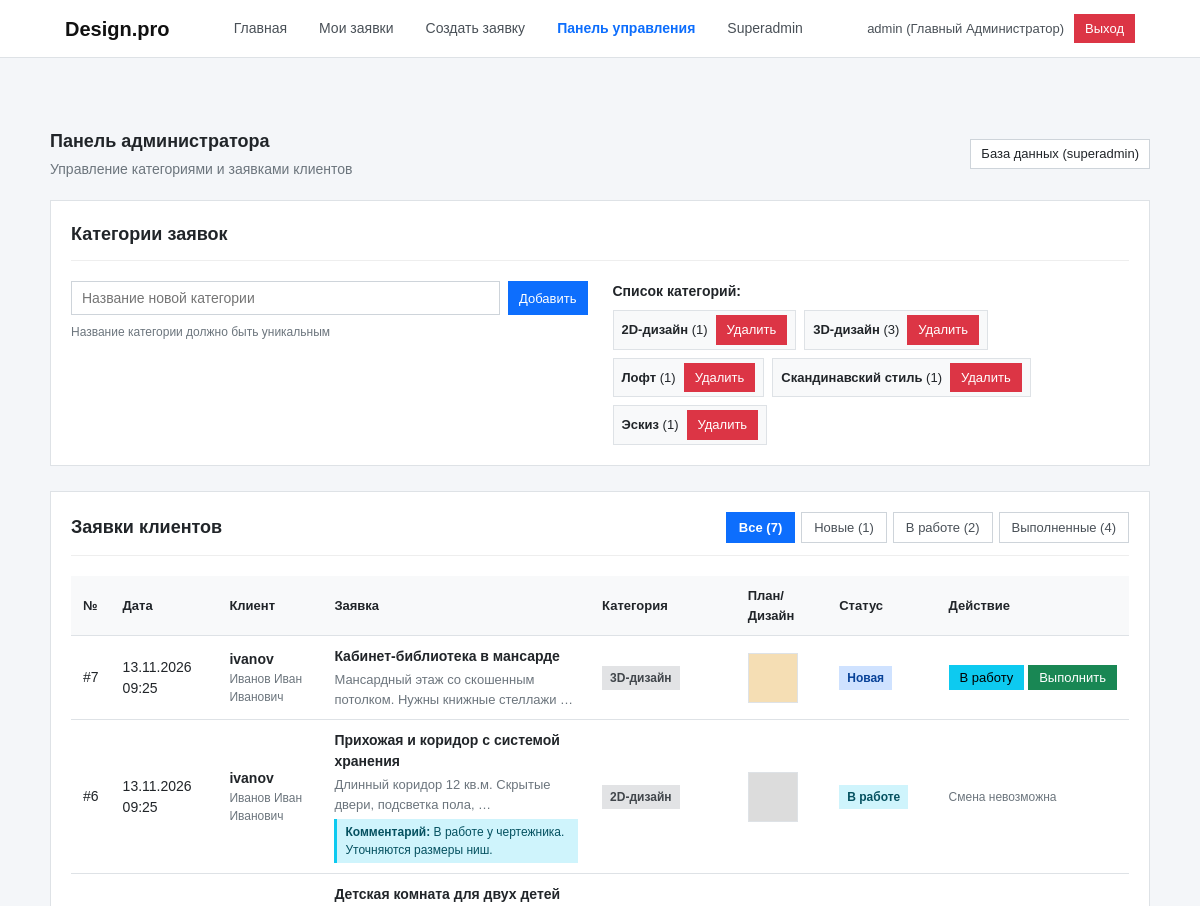
The page /admin-panel/ (signed in, upper part) on the database as committed earlier.
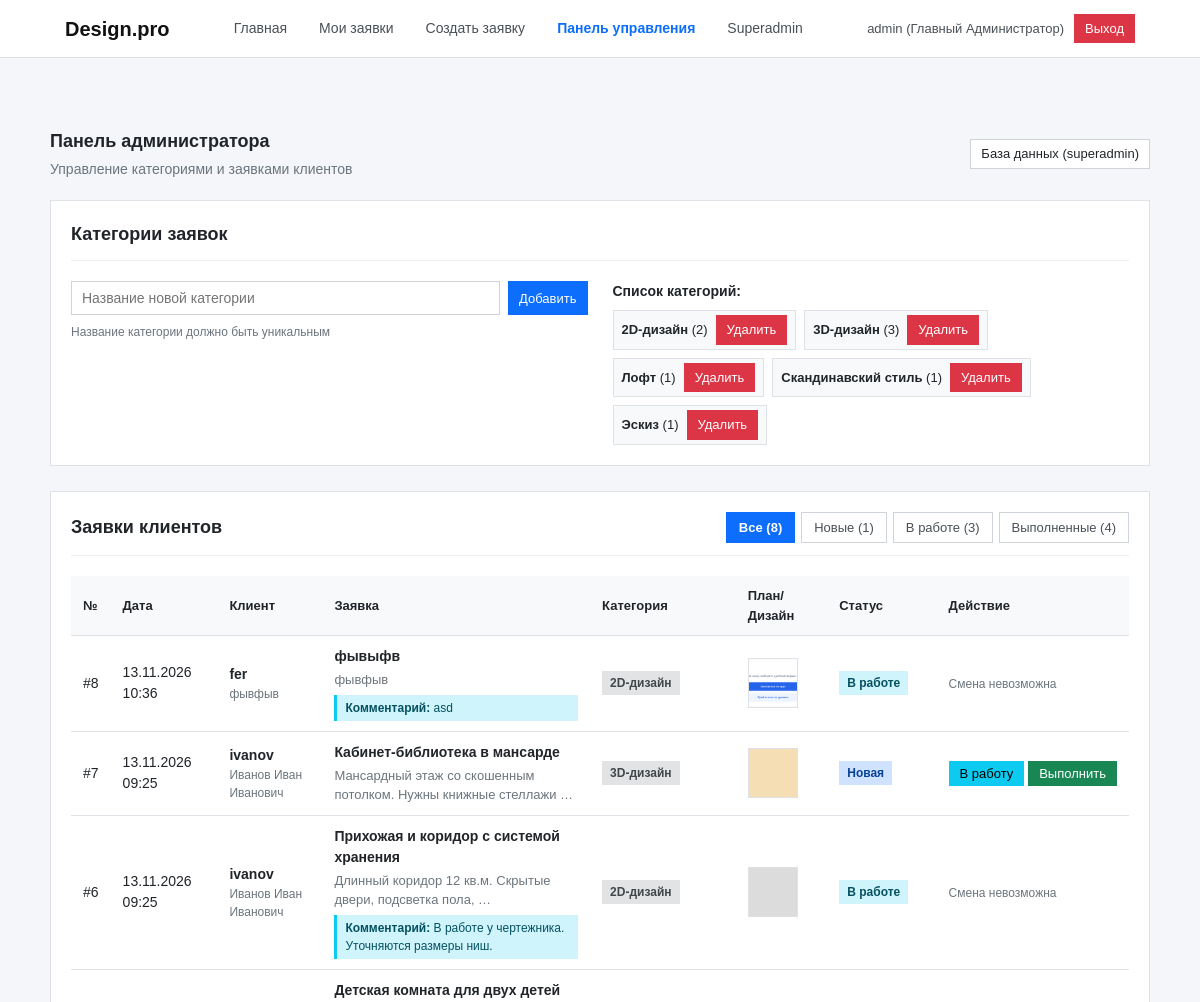
The same page on the database as committed later.
### catalog/models.py (models this page shows, shortened)
class Category(models.Model):
    name = models.CharField(
        max_length=100,
        unique=True,
        verbose_name='Название категории'
    )
    class Meta:
        verbose_name = 'Категория'
        verbose_name_plural = 'Категории'
        ordering = ['name']

class Application(models.Model):
    STATUS_NEW = 'new'
    STATUS_IN_PROGRESS = 'in_progress'
    STATUS_COMPLETED = 'completed'
    STATUS_CHOICES = [
        (STATUS_NEW, 'Новая'),
        (STATUS_IN_PROGRESS, 'Принято в работу'),
        (STATUS_COMPLETED, 'Выполнено'),
    ]
    user = models.ForeignKey(
        settings.AUTH_USER_MODEL,
        on_delete=models.CASCADE,
        related_name='applications',
        verbose_name='Пользователь'
    )
    title = models.CharField(
        max_length=200,
        verbose_name='Название заявки'
    )
    description = models.TextField(
        verbose_name='Описание заявки'
    )
    category = models.ForeignKey(
        Category,
        on_delete=models.CASCADE,
        related_name='applications',
        verbose_name='Категория заявки'
    )
    photo = models.ImageField(
        upload_to='photos/',
        validators=[validate_photo_file],
        verbose_name='Фото помещения или его план'
    )
    created_at = models.DateTimeField(
        auto_now_add=True,
        verbose_name='Временная метка добавления'
    )
    status = models.CharField(
        max_length=20,
        choices=STATUS_CHOICES,
        default=STATUS_NEW,
        verbose_name='Статус заявки'
    )
    comment = models.TextField(
        blank=True,
        null=True,
        verbose_name='Комментарий администратора'
    )
    design_image = models.ImageField(
        upload_to='designs/',
        blank=True,
        null=True,
        validators=[validate_design_file],
        verbose_name='Изображение созданного дизайна'
    )
    class Meta:
        verbose_name = 'Заявка'
        verbose_name_plural = 'Заявки'
        ordering = ['-created_at']
    @property
    def can_change_status(self):
        return self.status == self.STATUS_NEW

class User(AbstractUser):
    fio = models.CharField(
        max_length=150,
        verbose_name='ФИО',
        help_text='ФИО (только кириллические буквы, дефис и пробелы)'
    )
    class Meta:
        verbose_name = 'Пользователь'
        verbose_name_plural = 'Пользователи'

### catalog/views.py (the view)
# urls.py: path('admin-panel/', views.admin_panel_view, name='admin_panel'),
@user_passes_test(is_admin, login_url='login')
def admin_panel_view(request):
    status_filter = request.GET.get('status', 'all')
    all_apps = Application.objects.select_related('user', 'category').all()
    total_count = all_apps.count()
    new_count = all_apps.filter(status=Application.STATUS_NEW).count()
    in_progress_count = all_apps.filter(status=Application.STATUS_IN_PROGRESS).count()
    completed_count = all_apps.filter(status=Application.STATUS_COMPLETED).count()
    if status_filter in [Application.STATUS_NEW, Application.STATUS_IN_PROGRESS, Application.STATUS_COMPLETED]:
        applications = all_apps.filter(status=status_filter).order_by('-created_at')
    else:
        applications = all_apps.order_by('-created_at')
    categories = Category.objects.all().order_by('name')
    category_form = CategoryForm()
    context = {
        'applications': applications,
        'categories': categories,
        'category_form': category_form,
        'status_filter': status_filter,
        'total_count': total_count,
        'new_count': new_count,
        'in_progress_count': in_progress_count,
        'completed_count': completed_count,
    }
    return render(request, 'catalog/admin_panel.html', context)

### catalog/forms.py (shortened to what this page needs)
class CategoryForm(forms.ModelForm):
    class Meta:
        model = Category
        fields = ['name']
        widgets = {
            'name': forms.TextInput(attrs={
                'class': 'form-control',
                'placeholder': 'Например: Скандинавский стиль или 3D-визуализация'
            })
        }
        labels = {
            'name': 'Название категории'
        }

### catalog/views.py (called while the page is built)
def is_admin(user):
    return user.is_authenticated and (user.is_staff or user.is_superuser)

### templates/catalog/admin_panel.html (shortened to what the changed rows need)
{% extends 'base.html' %}
{% block content %}
<div class="admin-header">
    <div>
        <h2 class="box-title">Панель администратора</h2>
    </div>
</div>
<div class="box">
    <div class="cat-manage-grid">
        <div>
            <div class="cat-list">
                {% for cat in categories %}
                    <div class="cat-tag">
                        <span><strong>{{ cat.name }}</strong> ({{ cat.applications.count }})</span>
                        <a href="{% url 'admin-delete-category' cat.pk %}" class="btn btn-danger btn-sm cat-del-btn">Удалить</a>
                    </div>
                {% empty %}
                    <span class="text-muted">Категорий пока нет.</span>
                {% endfor %}
            </div>
        </div>
    </div>
</div>
<div class="box">
    <div class="box-header">
        <div class="filter-group">
            <a href="{% url 'admin_panel' %}?status=all" class="filter-btn {% if status_filter == 'all' or not status_filter %}active{% endif %}">Все ({{ total_count }})</a>
            <a href="{% url 'admin_panel' %}?status=new" class="filter-btn {% if status_filter == 'new' %}active{% endif %}">Новые ({{ new_count }})</a>
            <a href="{% url 'admin_panel' %}?status=in_progress" class="filter-btn {% if status_filter == 'in_progress' %}active{% endif %}">В работе ({{ in_progress_count }})</a>
            <a href="{% url 'admin_panel' %}?status=completed" class="filter-btn {% if status_filter == 'completed' %}active{% endif %}">Выполненные ({{ completed_count }})</a>
        </div>
    </div>
    <div class="table-wrap">
        <table>
            <thead>
                <tr>
                    <th class="col-thumb">№</th>
                    <th class="col-date">Дата</th>
                    <th>Клиент</th>
                    <th>Заявка</th>
                    <th class="col-category">Категория</th>
                    <th class="col-category">План/Дизайн</th>
                    <th class="col-status">Статус</th>
                    <th class="col-action">Действие</th>
                </tr>
            </thead>
            <tbody>
                {% for app in applications %}
                    <tr>
                        <td class="col-date-text">#{{ app.pk }}</td>
                        <td class="col-date-text">{{ app.created_at|date:"d.m.Y H:i" }}</td>
                        <td>
                            <div class="fw-bold">{{ app.user.username }}</div>
                            {% if app.user.fio %}<div class="text-muted small">{{ app.user.fio }}</div>{% endif %}
                        </td>
                        <td>
                            <div class="app-title">{{ app.title }}</div>
                            <div class="app-desc">{{ app.description|truncatewords:8 }}</div>
                            {% if app.comment %}
                                <div class="comment-text"><strong>Комментарий:</strong> {{ app.comment }}</div>
                            {% endif %}
                        </td>
                        <td>
                            <span class="badge badge-category">{{ app.category.name }}</span>
                        </td>
                        <td>
                            <div class="table-thumb-cell">
                                {% if app.photo %}
                                    <a href="{{ app.photo.url }}" target="_blank" title="План помещения">
                                        <img src="{{ app.photo.url }}" alt="План" class="plan-thumb">
                                    </a>
                                {% endif %}
                            </div>
                        </td>
                        <td>
                            {% if app.status == 'new' %}
                                <span class="badge badge-new">Новая</span>
                            {% elif app.status == 'in_progress' %}
                                <span class="badge badge-progress">В работе</span>
                            {% elif app.status == 'completed' %}
                                <span class="badge badge-completed">Выполнено</span>
                            {% endif %}
                        </td>
                        <td class="col-action-cell">
                            {% if app.can_change_status %}
                                <button type="button" class="btn btn-sm btn-in-progress" onclick="document.getElementById('inProg{{ app.pk }}').showModal()">
                                    В работу
                                </button>
                                <button type="button" class="btn btn-success btn-sm" onclick="document.getElementById('comp{{ app.pk }}').showModal()">
                                    Выполнить
                                </button>
                            {% else %}
                                <span class="text-muted small">Смена невозможна</span>
                            {% endif %}
                        </td>
                    </tr>
                {% empty %}
                    <tr>
                        <td colspan="8" class="empty-state">
                            Заявок не найдено.
                        </td>
                    </tr>
                {% endfor %}
            </tbody>
        </table>
    </div>
</div>
{% endblock %}

Rows that differ between the two databases and show on the page:
computed for Category "2D-дизайн": applications.count "1" → "2"
added Application: pk "8", created_at "13.11.2026 10:36", user.username "fer", user.fio "фывфыв", title "фывыфв", description "фывфыв", comment "asd", category.name "2D-дизайн", photo (picture), status "В работе"
Other text that changed with them:
{{ total_count }}: "7" → "8"
{{ in_progress_count }}: "2" → "3"
